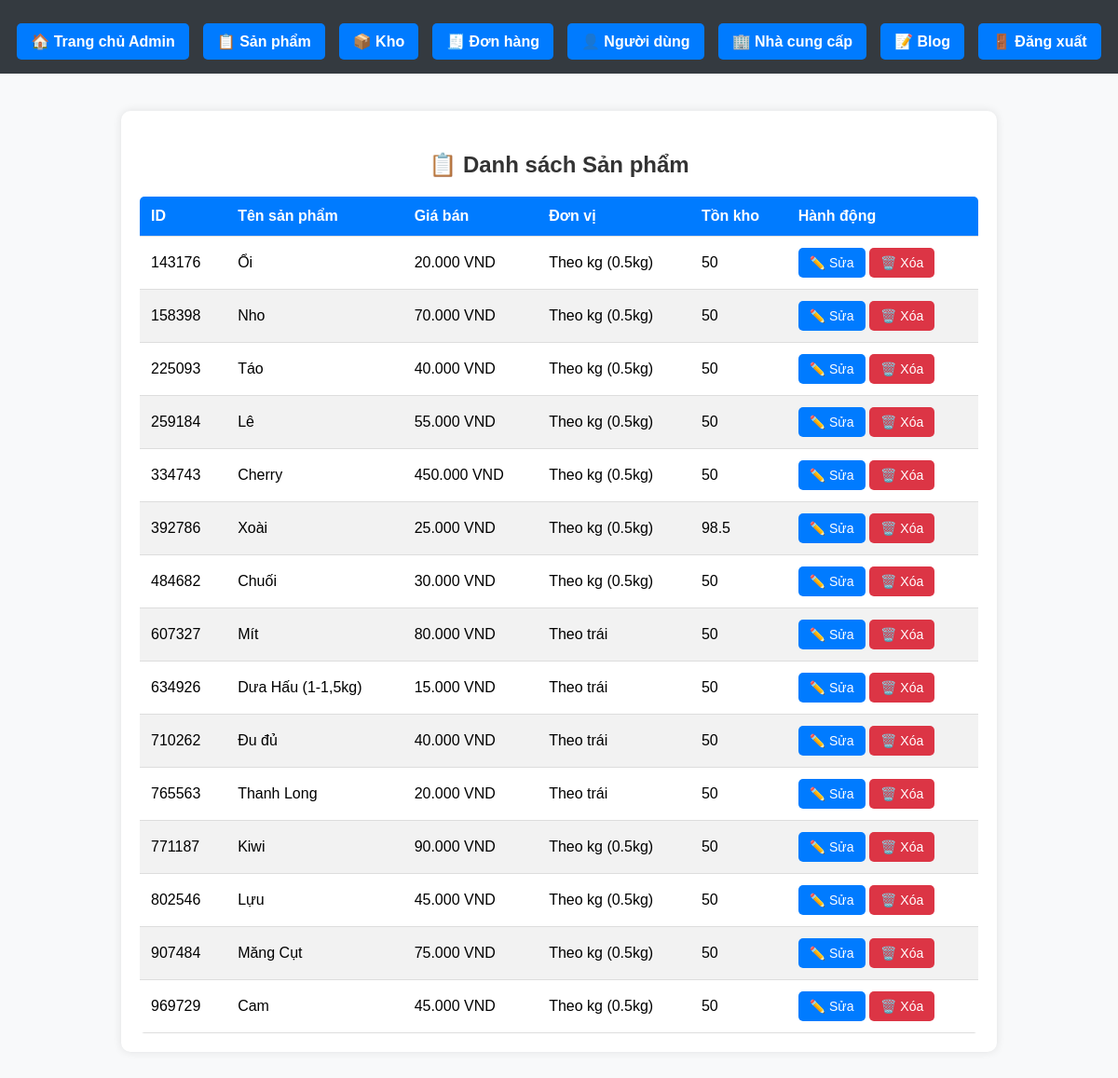
Page /admin/manage_products.php on the earlier database version.
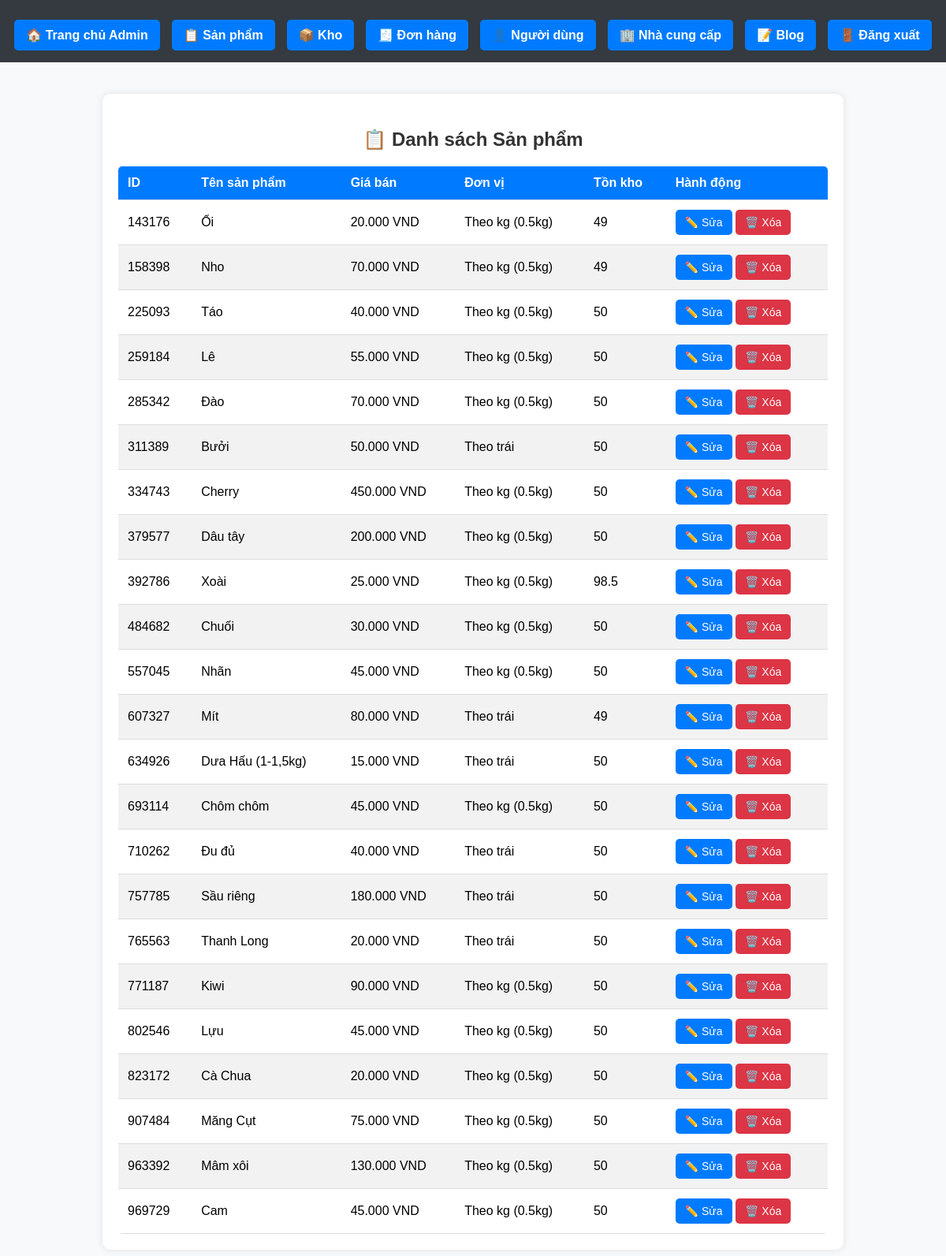
Same page on the later database version.
### tables this page shows
CREATE TABLE `products` (
  `product_id` int(6) NOT NULL,
  `name` varchar(255) NOT NULL,
  `selling_price` int(11) DEFAULT NULL,
  `description` text DEFAULT NULL,
  `category` varchar(100) NOT NULL DEFAULT 'Chung',
  `image_url` varchar(255) DEFAULT NULL,
  `created_at` timestamp NOT NULL DEFAULT current_timestamp(),
  `visibility` enum('public','private') DEFAULT 'public',
  `stock_quantity` float DEFAULT 0,
  `unit` varchar(10) NOT NULL DEFAULT 'kg',
  `status` enum('selling','not_selling') DEFAULT 'not_selling'
);

### admin/manage_products.php (the view, shortened to what this page needs)
<?php
require_once __DIR__ . '/../database/db_connect.php';
?>
<!DOCTYPE html>
<html lang="vi">
<head>
    <link rel="stylesheet" href="../assets/css/admin.css">
</head>
<body>
<?php include_once __DIR__ . '/nav_admin.php'; ?>
<section>
    <h3>📋 Danh sách Sản phẩm</h3>
    <?php
    $query = "SELECT product_id, name, selling_price, unit, stock_quantity
              FROM products
              WHERE status = 'selling'";
    $result = $conn->query($query);
    $unit_labels = [
        'kg' => 'Theo kg (0.5kg)',
        'trái' => 'Theo trái'
    ];
    if ($result && $result->num_rows > 0): ?>
        <table class="admin-table">
            <thead>
                <tr>
                    <th>ID</th>
                    <th>Tên sản phẩm</th>
                    <th>Giá bán</th>
                    <th>Đơn vị</th>
                    <th>Tồn kho</th>
                    <th>Hành động</th>
                </tr>
            </thead>
            <tbody>
                <?php while ($row = $result->fetch_assoc()): ?>
                <tr>
                    <td><?= htmlspecialchars($row['product_id']) ?></td>
                    <td><?= htmlspecialchars($row['name']) ?></td>
                    <td><?= number_format($row['selling_price'], 0, ',', '.') ?> VND</td>
                    <td><?= $unit_labels[$row['unit']] ?? 'Không xác định' ?></td>
                    <td><?= (float)$row['stock_quantity'] ?></td>
                    <td>
                        <a class="btn btn-primary" href="../api/edit_product.php?id=<?= $row['product_id'] ?>">✏️ Sửa</a>
                        <a class="btn btn-danger" href="../api/delete_product.php?id=<?= $row['product_id'] ?>" onclick="return confirm('Bạn có chắc muốn xóa sản phẩm này?');">🗑️ Xóa</a>
                    </td>
                </tr>
                <?php endwhile; ?>
            </tbody>
        </table>
    <?php else: ?>
        <p class="error-message">❌ Không có sản phẩm nào!</p>
    <?php endif; ?>
</section>
</body>
</html>

Differences in the rows shown:
changed products "Ổi": stock_quantity "50" → "49"
changed products "Nho": stock_quantity "50" → "49"
added products: product_id "285342", name "Đào", selling_price "70.000", unit "Theo kg (0.5kg)", stock_quantity "50"
added products: product_id "311389", name "Bưởi", selling_price "50.000", unit "Theo trái", stock_quantity "50"
added products: product_id "379577", name "Dâu tây", selling_price "200.000", unit "Theo kg (0.5kg)", stock_quantity "50"
added products: product_id "557045", name "Nhãn", selling_price "45.000", unit "Theo kg (0.5kg)", stock_quantity "50"
changed products "Mít": stock_quantity "50" → "49"
added products: product_id "693114", name "Chôm chôm", selling_price "45.000", unit "Theo kg (0.5kg)", stock_quantity "50"
added products: product_id "757785", name "Sầu riêng", selling_price "180.000", unit "Theo trái", stock_quantity "50"
added products: product_id "823172", name "Cà Chua", selling_price "20.000", unit "Theo kg (0.5kg)", stock_quantity "50"
added products: product_id "963392", name "Mâm xôi", selling_price "130.000", unit "Theo kg (0.5kg)", stock_quantity "50"
